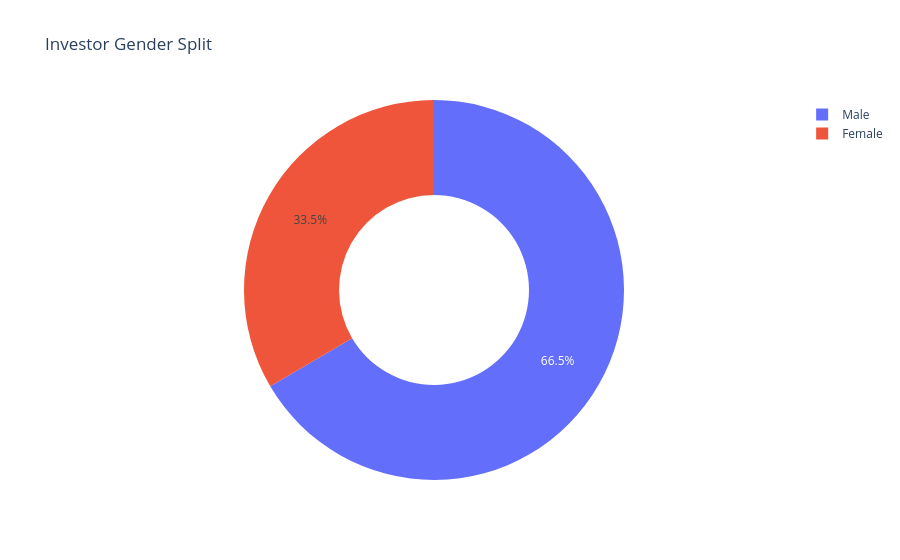

Notebook code cell kept with this figure:
### Markdown cell above
## 7. Investor Gender Split

**Insight 7:** The investor base remains male-dominated, although female participation is steadily visible and forms a critical growth segment for AMCs.

### Code cell
gender_counts = investor_tx['gender'].value_counts().reset_index()
gender_counts.columns = ['gender', 'count']

fig = px.pie(gender_counts, values='count', names='gender', hole=0.5, title='Investor Gender Split')
fig.write_image("reports/figures/07_gender_donut.png", width=800, height=500, scale=2)
fig.show()

### Figure 1 — Plotly figure (JSON) as saved in the notebook; plotly's stock layout.template omitted (floating-point values rounded to 4 significant figures)
{"data": [{"domain": {"x": [0.0, 1.0], "y": [0.0, 1.0]}, "hole": 0.5, "hovertemplate": "gender=%{label}<br>count=%{value}<extra></extra>", "labels": ["Male", "Female"], "legendgroup": "", "name": "", "showlegend": true, "type": "pie", "values": [21809, 10969]}], "layout": {"legend": {"tracegroupgap": 0}, "title": {"text": "Investor Gender Split"}}}
